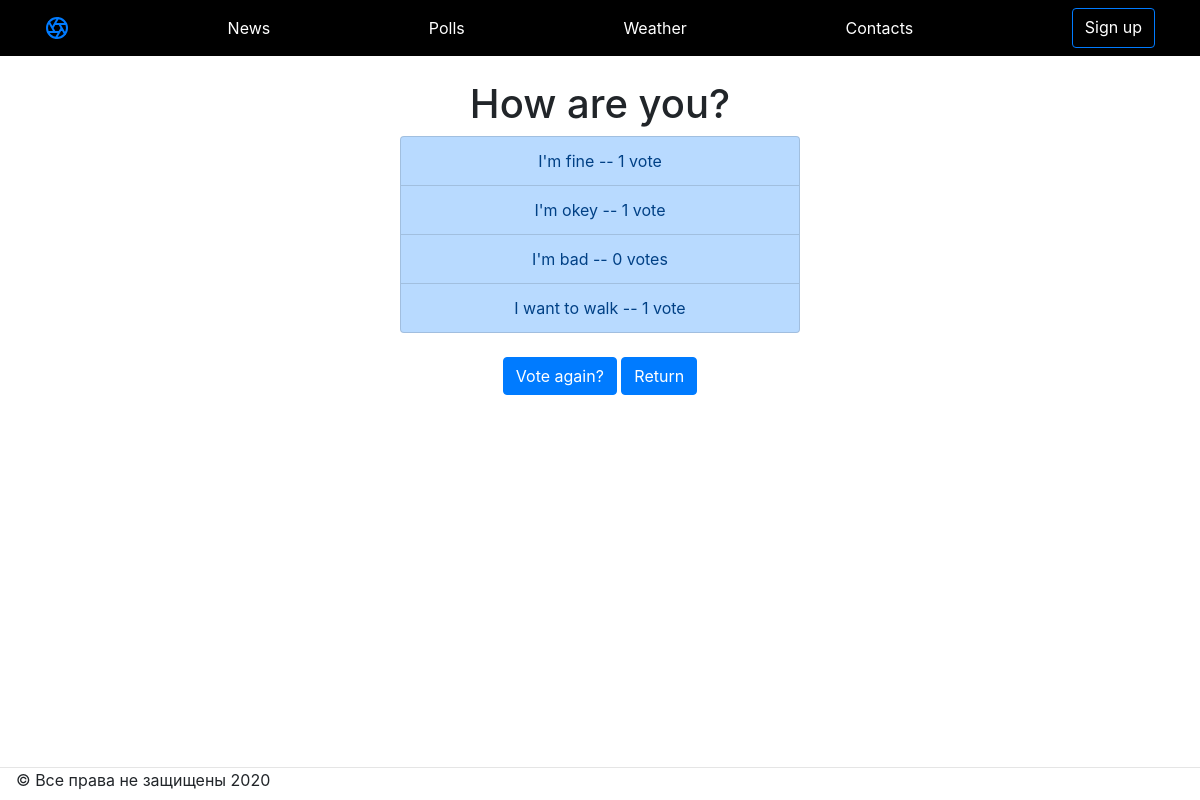
Page /polls/1/results/ on the committed database.
### polls/models.py (models this page shows, shortened)
class Question(models.Model):
    question_text = models.CharField(max_length=200)
    pub_date = models.DateTimeField('date published')
    all_votes = models.IntegerField(default=0)
    def was_published_recently(self):
        now = timezone.now()
        return now - datetime.timedelta(days=1) <= self.pub_date <= now
    was_published_recently.admin_order_field = 'pub_date'
    was_published_recently.boolean = True
    was_published_recently.short_description = 'Published recently?'

class Choice(models.Model):
    question = models.ForeignKey(Question, on_delete=models.CASCADE)
    choice_text = models.CharField(max_length=200)
    votes = models.IntegerField(default=0)

### polls/views.py (the view)
# urls.py: path('<int:pk>/results/', views.ResultsView.as_view(), name='results'),
class ResultsView(generic.DetailView):
    model = Question
    template_name = 'polls/results.html'

### polls/templates/polls/results.html
{% extends "main_wrapper.html" %}
{% block content %}
<div class="container" align="center"><h1>{{ question.question_text }}</h1></div>
<div class="container" align="center">
    <div class="rounded" style="width:400px">
    {% for choice in question.choice_set.all %}
        <li class="list-group-item list-group-item-primary">{{ choice.choice_text }} -- {{ choice.votes }} vote{{ choice.votes|pluralize }}</li>
    {% endfor %}
    </div>
    <div class="container" align="center">
        <br>
        <a href="{% url 'polls:detail' question.id %}" class="btn btn-primary">Vote again?</a>
        <a href="{% url 'polls:index' %}" class="btn btn-primary">Return</a>
    </div>
</div>
{% endblock %}

### rows in the picture
Question: question_text "How are you?"
Choice: choice_text "I'm fine", votes "1"
Choice: choice_text "I'm okey", votes "1"
Choice: choice_text "I'm bad", votes "0"
Choice: choice_text "I want to walk", votes "1"
